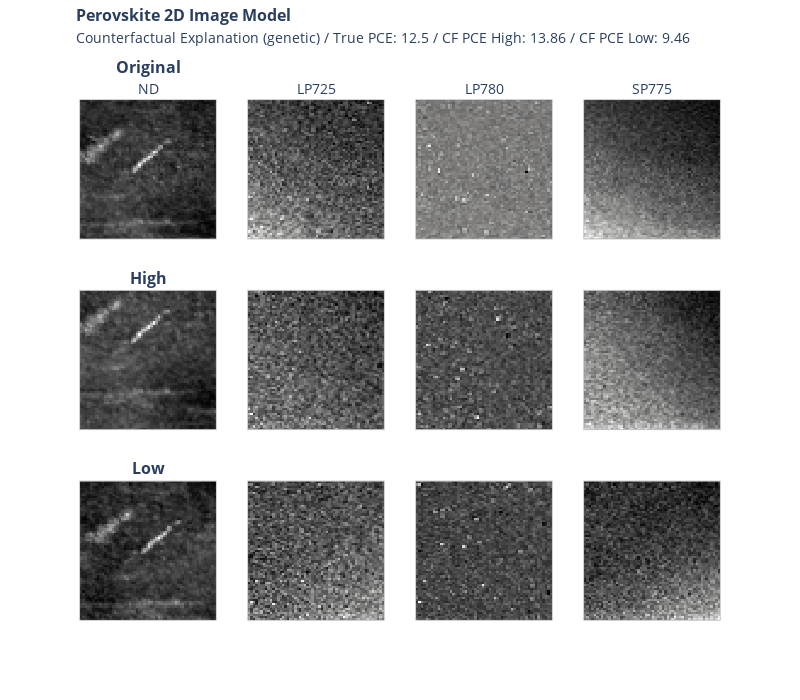

Here is the notebook cell this chart was saved with:
### Code cell
import plotly.graph_objects as go
import plotly.express as px
from plotly.subplots import make_subplots


def format_title(title, subtitle=None, font_size=16, subtitle_font_size=14):
    title = f'<span style="font-size: {font_size}px;"><b>{title}</b></span>'
    if not subtitle:
        return title
    subtitle = f'<span style="font-size: {subtitle_font_size}px;">{subtitle}</span>'
    return f"{title}<br>{subtitle}"


fig = make_subplots(
    rows=3,
    cols=4,
    vertical_spacing=0.1,
    subplot_titles=(
        format_title("Original", "ND"),
        format_title("", "LP725"),
        format_title("", "LP780"),
        format_title("", "SP775"),
        format_title("High"),
        None,
        None,
        None,
        format_title("Low"),
        None,
        None,
        None,
    ),
)

fig.add_trace(go.Heatmap(z=x[0], colorscale="gray", showscale=False), row=1, col=1)
fig.add_trace(go.Heatmap(z=x[1], colorscale="gray", showscale=False), row=1, col=2)
fig.add_trace(go.Heatmap(z=x[2], colorscale="gray", showscale=False), row=1, col=3)
fig.add_trace(go.Heatmap(z=x[3], colorscale="gray", showscale=False), row=1, col=4)


fig.add_trace(
    go.Heatmap(z=cf_high[0], colorscale="gray", showscale=False), row=2, col=1
)
fig.add_trace(
    go.Heatmap(z=cf_high[1], colorscale="gray", showscale=False), row=2, col=2
)
fig.add_trace(
    go.Heatmap(z=cf_high[2], colorscale="gray", showscale=False), row=2, col=3
)
fig.add_trace(
    go.Heatmap(z=cf_high[3], colorscale="gray", showscale=False), row=2, col=4
)


fig.add_trace(go.Heatmap(z=cf_low[0], colorscale="gray", showscale=False), row=3, col=1)
fig.add_trace(go.Heatmap(z=cf_low[1], colorscale="gray", showscale=False), row=3, col=2)
fig.add_trace(go.Heatmap(z=cf_low[2], colorscale="gray", showscale=False), row=3, col=3)
fig.add_trace(go.Heatmap(z=cf_low[3], colorscale="gray", showscale=False), row=3, col=4)

fig.update_yaxes(showticklabels=False)
fig.update_xaxes(showticklabels=False)

fig.update_layout(
    title=format_title(
        "Perovskite 2D Image Model",
        "Counterfactual Explanation ("
        + str(cf_methode)
        + ") / True PCE: "
        + str(*y[0])
        + " / CF PCE High: "
        + str(*y_cf_high[0])
        + " / CF PCE Low: "
        + str(*y_cf_low[0]),
    ),
    title_y=0.97,
    title_x=0.095,
    height=700,
    width=800,
)

fig.update_xaxes(showline=True, linewidth=0.5, linecolor="grey", mirror=True)
fig.update_yaxes(showline=True, linewidth=0.5, linecolor="grey", mirror=True)

fig.write_image("xai/images/2D_time/2D_image_cf.png", scale=2)

fig.show()

### Figure 1 — Plotly figure (JSON) as saved in the notebook; plotly's stock layout.template omitted (floating-point values rounded to 4 significant figures; data arrays with more than 128 entries replaced by an {"elided": "..."} marker saying what was removed)
{"data": [{"colorscale": [[0, "rgb(0, 0, 0)"], [0.09091, "rgb(16, 16, 16)"], [0.1818, "rgb(38, 38, 38)"], [0.2727, "rgb(59, 59, 59)"], [0.3636, "rgb(81, 80, 80)"], [0.4545, "rgb(102, 101, 101)"], [0.5455, "rgb(124, 123, 122)"], [0.6364, "rgb(146, 146, 145)"], [0.7273, "rgb(171, 171, 170)"], [0.8182, "rgb(197, 197, 195)"], [0.9091, "rgb(224, 224, 223)"], [1, "rgb(254, 254, 253)"]], "showscale": false, "type": "heatmap", "xaxis": "x", "yaxis": "y", "z": {"elided": "65x56 float values"}}, {"colorscale": [[0, "rgb(0, 0, 0)"], [0.09091, "rgb(16, 16, 16)"], [0.1818, "rgb(38, 38, 38)"], [0.2727, "rgb(59, 59, 59)"], [0.3636, "rgb(81, 80, 80)"], [0.4545, "rgb(102, 101, 101)"], [0.5455, "rgb(124, 123, 122)"], [0.6364, "rgb(146, 146, 145)"], [0.7273, "rgb(171, 171, 170)"], [0.8182, "rgb(197, 197, 195)"], [0.9091, "rgb(224, 224, 223)"], [1, "rgb(254, 254, 253)"]], "showscale": false, "type": "heatmap", "xaxis": "x2", "yaxis": "y2", "z": {"elided": "65x56 float values"}}, {"colorscale": [[0, "rgb(0, 0, 0)"], [0.09091, "rgb(16, 16, 16)"], [0.1818, "rgb(38, 38, 38)"], [0.2727, "rgb(59, 59, 59)"], [0.3636, "rgb(81, 80, 80)"], [0.4545, "rgb(102, 101, 101)"], [0.5455, "rgb(124, 123, 122)"], [0.6364, "rgb(146, 146, 145)"], [0.7273, "rgb(171, 171, 170)"], [0.8182, "rgb(197, 197, 195)"], [0.9091, "rgb(224, 224, 223)"], [1, "rgb(254, 254, 253)"]], "showscale": false, "type": "heatmap", "xaxis": "x3", "yaxis": "y3", "z": {"elided": "65x56 float values"}}, {"colorscale": [[0, "rgb(0, 0, 0)"], [0.09091, "rgb(16, 16, 16)"], [0.1818, "rgb(38, 38, 38)"], [0.2727, "rgb(59, 59, 59)"], [0.3636, "rgb(81, 80, 80)"], [0.4545, "rgb(102, 101, 101)"], [0.5455, "rgb(124, 123, 122)"], [0.6364, "rgb(146, 146, 145)"], [0.7273, "rgb(171, 171, 170)"], [0.8182, "rgb(197, 197, 195)"], [0.9091, "rgb(224, 224, 223)"], [1, "rgb(254, 254, 253)"]], "showscale": false, "type": "heatmap", "xaxis": "x4", "yaxis": "y4", "z": {"elided": "65x56 float values"}}, {"colorscale": [[0, "rgb(0, 0, 0)"], [0.09091, "rgb(16, 16, 16)"], [0.1818, "rgb(38, 38, 38)"], [0.2727, "rgb(59, 59, 59)"], [0.3636, "rgb(81, 80, 80)"], [0.4545, "rgb(102, 101, 101)"], [0.5455, "rgb(124, 123, 122)"], [0.6364, "rgb(146, 146, 145)"], [0.7273, "rgb(171, 171, 170)"], [0.8182, "rgb(197, 197, 195)"], [0.9091, "rgb(224, 224, 223)"], [1, "rgb(254, 254, 253)"]], "showscale": false, "type": "heatmap", "xaxis": "x5", "yaxis": "y5", "z": {"elided": "65x56 float values"}}, {"colorscale": [[0, "rgb(0, 0, 0)"], [0.09091, "rgb(16, 16, 16)"], [0.1818, "rgb(38, 38, 38)"], [0.2727, "rgb(59, 59, 59)"], [0.3636, "rgb(81, 80, 80)"], [0.4545, "rgb(102, 101, 101)"], [0.5455, "rgb(124, 123, 122)"], [0.6364, "rgb(146, 146, 145)"], [0.7273, "rgb(171, 171, 170)"], [0.8182, "rgb(197, 197, 195)"], [0.9091, "rgb(224, 224, 223)"], [1, "rgb(254, 254, 253)"]], "showscale": false, "type": "heatmap", "xaxis": "x6", "yaxis": "y6", "z": {"elided": "65x56 float values"}}, {"colorscale": [[0, "rgb(0, 0, 0)"], [0.09091, "rgb(16, 16, 16)"], [0.1818, "rgb(38, 38, 38)"], [0.2727, "rgb(59, 59, 59)"], [0.3636, "rgb(81, 80, 80)"], [0.4545, "rgb(102, 101, 101)"], [0.5455, "rgb(124, 123, 122)"], [0.6364, "rgb(146, 146, 145)"], [0.7273, "rgb(171, 171, 170)"], [0.8182, "rgb(197, 197, 195)"], [0.9091, "rgb(224, 224, 223)"], [1, "rgb(254, 254, 253)"]], "showscale": false, "type": "heatmap", "xaxis": "x7", "yaxis": "y7", "z": {"elided": "65x56 float values"}}, {"colorscale": [[0, "rgb(0, 0, 0)"], [0.09091, "rgb(16, 16, 16)"], [0.1818, "rgb(38, 38, 38)"], [0.2727, "rgb(59, 59, 59)"], [0.3636, "rgb(81, 80, 80)"], [0.4545, "rgb(102, 101, 101)"], [0.5455, "rgb(124, 123, 122)"], [0.6364, "rgb(146, 146, 145)"], [0.7273, "rgb(171, 171, 170)"], [0.8182, "rgb(197, 197, 195)"], [0.9091, "rgb(224, 224, 223)"], [1, "rgb(254, 254, 253)"]], "showscale": false, "type": "heatmap", "xaxis": "x8", "yaxis": "y8", "z": {"elided": "65x56 float values"}}, {"colorscale": [[0, "rgb(0, 0, 0)"], [0.09091, "rgb(16, 16, 16)"], [0.1818, "rgb(38, 38, 38)"], [0.2727, "rgb(59, 59, 59)"], [0.3636, "rgb(81, 80, 80)"], [0.4545, "rgb(102, 101, 101)"], [0.5455, "rgb(124, 123, 122)"], [0.6364, "rgb(146, 146, 145)"], [0.7273, "rgb(171, 171, 170)"], [0.8182, "rgb(197, 197, 195)"], [0.9091, "rgb(224, 224, 223)"], [1, "rgb(254, 254, 253)"]], "showscale": false, "type": "heatmap", "xaxis": "x9", "yaxis": "y9", "z": {"elided": "65x56 float values"}}, {"colorscale": [[0, "rgb(0, 0, 0)"], [0.09091, "rgb(16, 16, 16)"], [0.1818, "rgb(38, 38, 38)"], [0.2727, "rgb(59, 59, 59)"], [0.3636, "rgb(81, 80, 80)"], [0.4545, "rgb(102, 101, 101)"], [0.5455, "rgb(124, 123, 122)"], [0.6364, "rgb(146, 146, 145)"], [0.7273, "rgb(171, 171, 170)"], [0.8182, "rgb(197, 197, 195)"], [0.9091, "rgb(224, 224, 223)"], [1, "rgb(254, 254, 253)"]], "showscale": false, "type": "heatmap", "xaxis": "x10", "yaxis": "y10", "z": {"elided": "65x56 float values"}}, {"colorscale": [[0, "rgb(0, 0, 0)"], [0.09091, "rgb(16, 16, 16)"], [0.1818, "rgb(38, 38, 38)"], [0.2727, "rgb(59, 59, 59)"], [0.3636, "rgb(81, 80, 80)"], [0.4545, "rgb(102, 101, 101)"], [0.5455, "rgb(124, 123, 122)"], [0.6364, "rgb(146, 146, 145)"], [0.7273, "rgb(171, 171, 170)"], [0.8182, "rgb(197, 197, 195)"], [0.9091, "rgb(224, 224, 223)"], [1, "rgb(254, 254, 253)"]], "showscale": false, "type": "heatmap", "xaxis": "x11", "yaxis": "y11", "z": {"elided": "65x56 float values"}}, {"colorscale": [[0, "rgb(0, 0, 0)"], [0.09091, "rgb(16, 16, 16)"], [0.1818, "rgb(38, 38, 38)"], [0.2727, "rgb(59, 59, 59)"], [0.3636, "rgb(81, 80, 80)"], [0.4545, "rgb(102, 101, 101)"], [0.5455, "rgb(124, 123, 122)"], [0.6364, "rgb(146, 146, 145)"], [0.7273, "rgb(171, 171, 170)"], [0.8182, "rgb(197, 197, 195)"], [0.9091, "rgb(224, 224, 223)"], [1, "rgb(254, 254, 253)"]], "showscale": false, "type": "heatmap", "xaxis": "x12", "yaxis": "y12", "z": {"elided": "65x56 float values"}}], "layout": {"annotations": [{"font": {"size": 16}, "showarrow": false, "text": "<span style=\"font-size: 16px;\"><b>Original</b></span><br><span style=\"font-size: 14px;\">ND</span>", "x": 0.1062, "xanchor": "center", "xref": "paper", "y": 1, "yanchor": "bottom", "yref": "paper"}, {"font": {"size": 16}, "showarrow": false, "text": "<span style=\"font-size: 16px;\"><b></b></span><br><span style=\"font-size: 14px;\">LP725</span>", "x": 0.3688, "xanchor": "center", "xref": "paper", "y": 1, "yanchor": "bottom", "yref": "paper"}, {"font": {"size": 16}, "showarrow": false, "text": "<span style=\"font-size: 16px;\"><b></b></span><br><span style=\"font-size: 14px;\">LP780</span>", "x": 0.6313, "xanchor": "center", "xref": "paper", "y": 1, "yanchor": "bottom", "yref": "paper"}, {"font": {"size": 16}, "showarrow": false, "text": "<span style=\"font-size: 16px;\"><b></b></span><br><span style=\"font-size: 14px;\">SP775</span>", "x": 0.8938, "xanchor": "center", "xref": "paper", "y": 1, "yanchor": "bottom", "yref": "paper"}, {"font": {"size": 16}, "showarrow": false, "text": "<span style=\"font-size: 16px;\"><b>High</b></span>", "x": 0.1062, "xanchor": "center", "xref": "paper", "y": 0.6333, "yanchor": "bottom", "yref": "paper"}, {"font": {"size": 16}, "showarrow": false, "text": "<span style=\"font-size: 16px;\"><b>Low</b></span>", "x": 0.1062, "xanchor": "center", "xref": "paper", "y": 0.2667, "yanchor": "bottom", "yref": "paper"}], "height": 700, "title": {"text": "<span style=\"font-size: 16px;\"><b>Perovskite 2D Image Model</b></span><br><span style=\"font-size: 14px;\">Counterfactual Explanation (genetic) / True PCE: 12.5 / CF PCE High: 13.86 / CF PCE Low: 9.46</span>", "x": 0.095, "y": 0.97}, "width": 800, "xaxis": {"anchor": "y", "domain": [0, 0.2125], "linecolor": "grey", "linewidth": 0.5, "mirror": true, "showline": true, "showticklabels": false}, "xaxis10": {"anchor": "y10", "domain": [0.2625, 0.475], "linecolor": "grey", "linewidth": 0.5, "mirror": true, "showline": true, "showticklabels": false}, "xaxis11": {"anchor": "y11", "domain": [0.525, 0.7375], "linecolor": "grey", "linewidth": 0.5, "mirror": true, "showline": true, "showticklabels": false}, "xaxis12": {"anchor": "y12", "domain": [0.7875, 1], "linecolor": "grey", "linewidth": 0.5, "mirror": true, "showline": true, "showticklabels": false}, "xaxis2": {"anchor": "y2", "domain": [0.2625, 0.475], "linecolor": "grey", "linewidth": 0.5, "mirror": true, "showline": true, "showticklabels": false}, "xaxis3": {"anchor": "y3", "domain": [0.525, 0.7375], "linecolor": "grey", "linewidth": 0.5, "mirror": true, "showline": true, "showticklabels": false}, "xaxis4": {"anchor": "y4", "domain": [0.7875, 1], "linecolor": "grey", "linewidth": 0.5, "mirror": true, "showline": true, "showticklabels": false}, "xaxis5": {"anchor": "y5", "domain": [0, 0.2125], "linecolor": "grey", "linewidth": 0.5, "mirror": true, "showline": true, "showticklabels": false}, "xaxis6": {"anchor": "y6", "domain": [0.2625, 0.475], "linecolor": "grey", "linewidth": 0.5, "mirror": true, "showline": true, "showticklabels": false}, "xaxis7": {"anchor": "y7", "domain": [0.525, 0.7375], "linecolor": "grey", "linewidth": 0.5, "mirror": true, "showline": true, "showticklabels": false}, "xaxis8": {"anchor": "y8", "domain": [0.7875, 1], "linecolor": "grey", "linewidth": 0.5, "mirror": true, "showline": true, "showticklabels": false}, "xaxis9": {"anchor": "y9", "domain": [0, 0.2125], "linecolor": "grey", "linewidth": 0.5, "mirror": true, "showline": true, "showticklabels": false}, "yaxis": {"anchor": "x", "domain": [0.7333, 1], "linecolor": "grey", "linewidth": 0.5, "mirror": true, "showline": true, "showticklabels": false}, "yaxis10": {"anchor": "x10", "domain": [0, 0.2667], "linecolor": "grey", "linewidth": 0.5, "mirror": true, "showline": true, "showticklabels": false}, "yaxis11": {"anchor": "x11", "domain": [0, 0.2667], "linecolor": "grey", "linewidth": 0.5, "mirror": true, "showline": true, "showticklabels": false}, "yaxis12": {"anchor": "x12", "domain": [0, 0.2667], "linecolor": "grey", "linewidth": 0.5, "mirror": true, "showline": true, "showticklabels": false}, "yaxis2": {"anchor": "x2", "domain": [0.7333, 1], "linecolor": "grey", "linewidth": 0.5, "mirror": true, "showline": true, "showticklabels": false}, "yaxis3": {"anchor": "x3", "domain": [0.7333, 1], "linecolor": "grey", "linewidth": 0.5, "mirror": true, "showline": true, "showticklabels": false}, "yaxis4": {"anchor": "x4", "domain": [0.7333, 1], "linecolor": "grey", "linewidth": 0.5, "mirror": true, "showline": true, "showticklabels": false}, "yaxis5": {"anchor": "x5", "domain": [0.3667, 0.6333], "linecolor": "grey", "linewidth": 0.5, "mirror": true, "showline": true, "showticklabels": false}, "yaxis6": {"anchor": "x6", "domain": [0.3667, 0.6333], "linecolor": "grey", "linewidth": 0.5, "mirror": true, "showline": true, "showticklabels": false}, "yaxis7": {"anchor": "x7", "domain": [0.3667, 0.6333], "linecolor": "grey", "linewidth": 0.5, "mirror": true, "showline": true, "showticklabels": false}, "yaxis8": {"anchor": "x8", "domain": [0.3667, 0.6333], "linecolor": "grey", "linewidth": 0.5, "mirror": true, "showline": true, "showticklabels": false}, "yaxis9": {"anchor": "x9", "domain": [0, 0.2667], "linecolor": "grey", "linewidth": 0.5, "mirror": true, "showline": true, "showticklabels": false}}}
